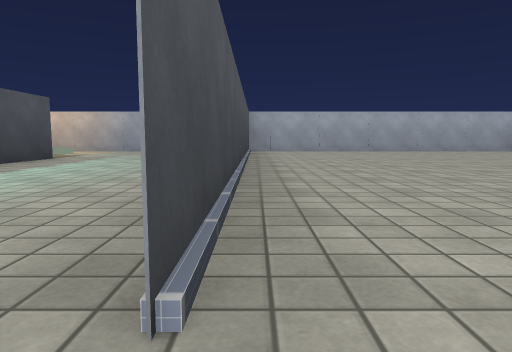
View 1 (above)

16 first-person views from a walk through a 3-D level made in the Unity game engine. The camera is 0.64 m above the floor, tilts 6° down and sees 70° across. The floor is counted in squares, 2 m on a side. Each view is taken from the middle of a square. On the plan, view 1 faces up. The plan holds only what a view shows up to about 9 squares ahead; the rest is blank. The player is left out. Some surface patterns are stand-ins.

View 2
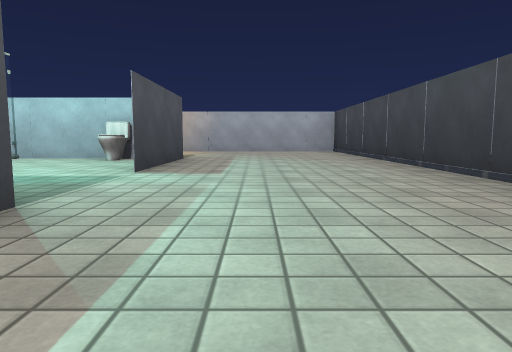

View 3
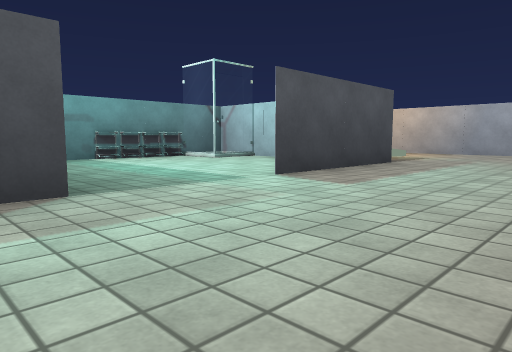

View 4
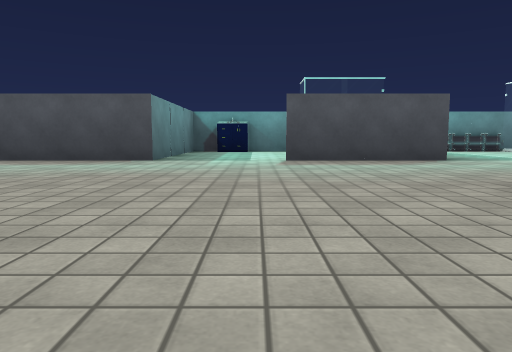

View 5
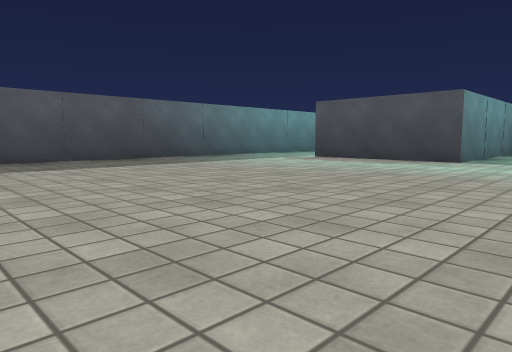

View 6
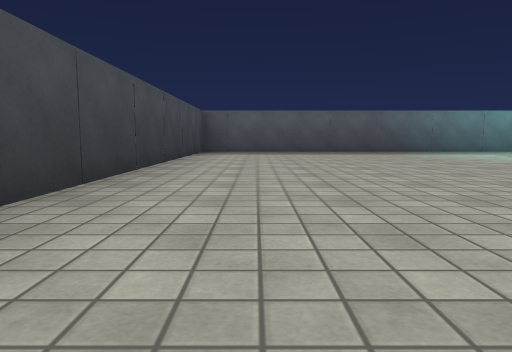

View 7
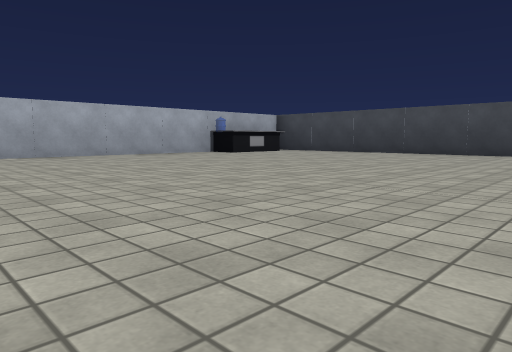

View 8
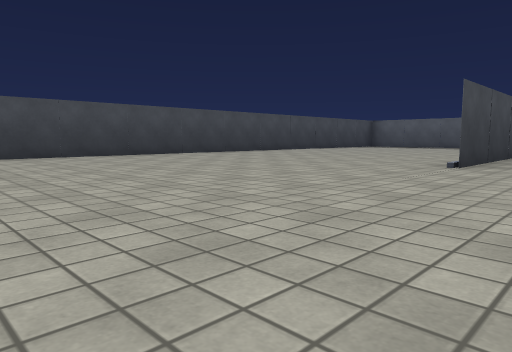

View 9
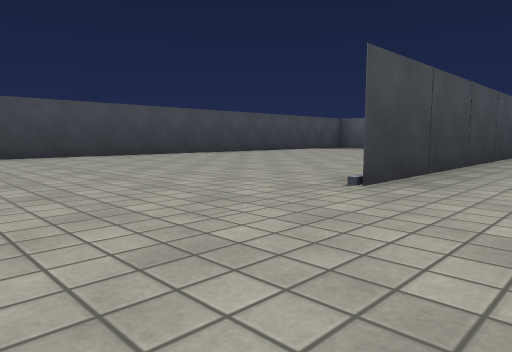

View 10
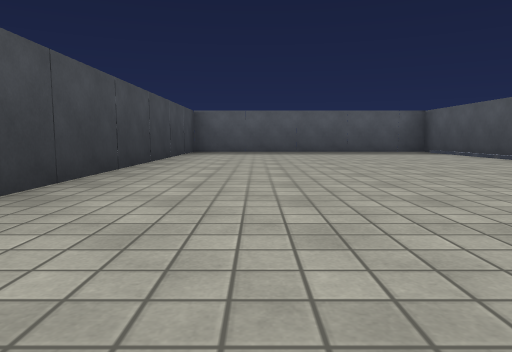

View 11
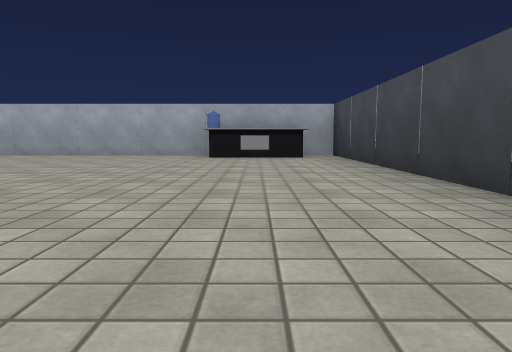

View 12
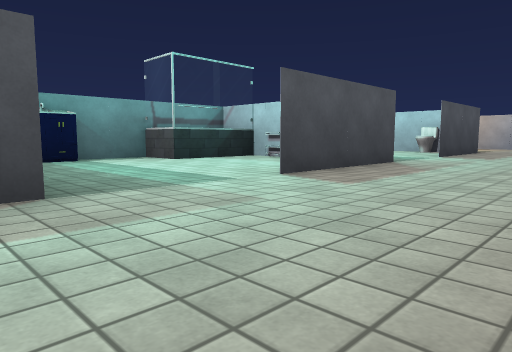

View 13
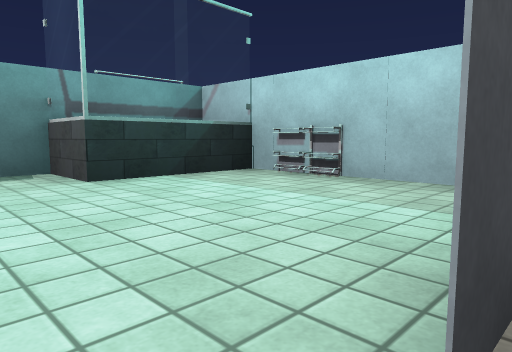

View 14
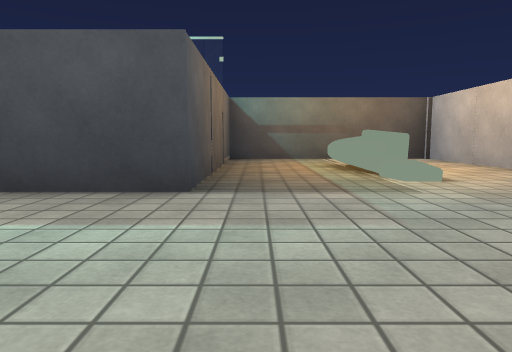

View 15
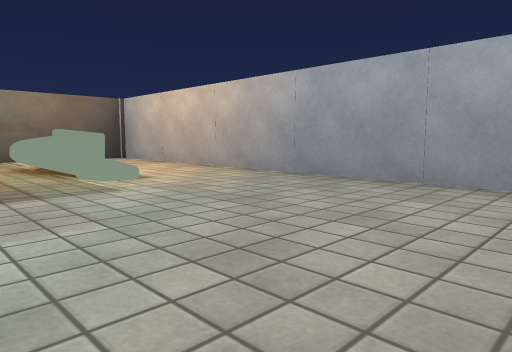

View 16
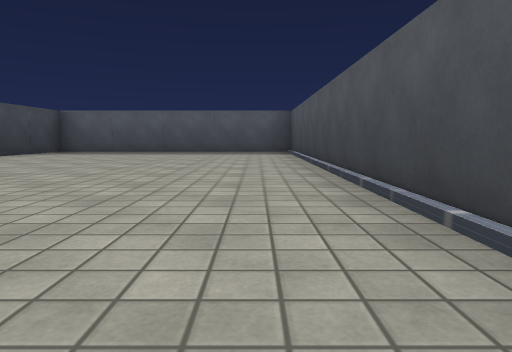

### Floor plan
Points are (right, up) in squares from view 1. A wall is a line through its corners. A room is listed if a view was taken in it or the views show most of it. See-through windows are left out.
Room 1 (views 1, 2, 4, 5, 12)
walls: (-3.1, -2.5) (-3.1, -4.8); (3.2, -6.2) (3.2, 0.4); (-3.4, -6.3) (3, -6.3); (-3.1, 0.6) (-3.1, -0.6)
ways out: opening at (-1.5, 1.5) to room 2; opening at (1.5, 1) to room 3; opening at (-3, -1) to room 4; opening at (-3, -5.5)
Room 2 (views 3, 14, 15)
walls: (-0.2, 2.5) (-0.2, 8.6); (-3.1, 1.8) (-3.1, 0.6); (0.1, 8.6) (-6.6, 8.6) (-6.6, 5.9); (-6.5, 5.6) (-3.1, 5.6) (-3.1, 3.2)
ways out: opening at (-1.5, 1.5) to room 1; opening at (-3, 3) to room 5
objects: other object (-6, 7) to (-4, 7)
Room 3 (views 6, 7, 8, 9, 10, 11, 16)
walls: (3.2, 1.1) (3.2, -6.4); (3.2, 0.4) (3.2, 1.9); (-0.2, 3.3) (-0.2, 0.5); (-0.2, 3.9) (-0.2, 3.4); (5.6, 8.6) (0.1, 8.6); (3, -6.3) (8.4, -6.3) (8.4, 8.4)
ways out: opening at (1.5, 1) to room 1
objects: table (6, 8) to (8, 9)
Room 4 (view 13)
walls: (-5.5, -2.5) (-3.1, -2.5); (-6.6, 0.2) (-6.6, -1.2); (-3.8, 1.7) (-4.5, 1.7)
ways out: opening at (-3, -1) to room 1; opening at (-5, 1) to room 5
objects: other object (-7, -2) to (-6, -2)
Room 5 (no view inside)
walls: (-5.7, 1.5) (-5.7, 0.4); (-5.7, 5.6) (-5.7, 4.7) (-6.6, 4.7); (-4.2, 5.6) (-6.6, 5.6); (-6.6, 5.9) (-6.6, 4.4)
ways out: opening at (-3, 3) to room 2; opening at (-5, 1) to room 4
objects: rack (-7, 3); rack (-7, 4); rack (-5, 2); toilet (-4, 5)

Where each view was taken, in squares from view 1:
view 1: 0 up, 0 right, facing up
view 2: 0 up, 2 left, facing up
view 3: 1 up, 1 left, facing up-left
view 4: 1 down, 2 right, facing left
view 5: 1 down, 2 right, facing down-left
view 6: 2 up, 2 right, facing down
view 7: 2 up, 1 right, facing up-right
view 8: 6 up, 2 right, facing down-right
view 9: 4 up, 2 right, facing down-right
view 10: 2 up, 7 right, facing down
view 11: 2 up, 7 right, facing up
view 12: 3 down, 1 left, facing up-left
view 13: 1 down, 3 left, facing up-left
view 14: 6 up, 1 left, facing left
view 15: 6 up, 1 left, facing up-left
view 16: 2 up, 4 right, facing down
